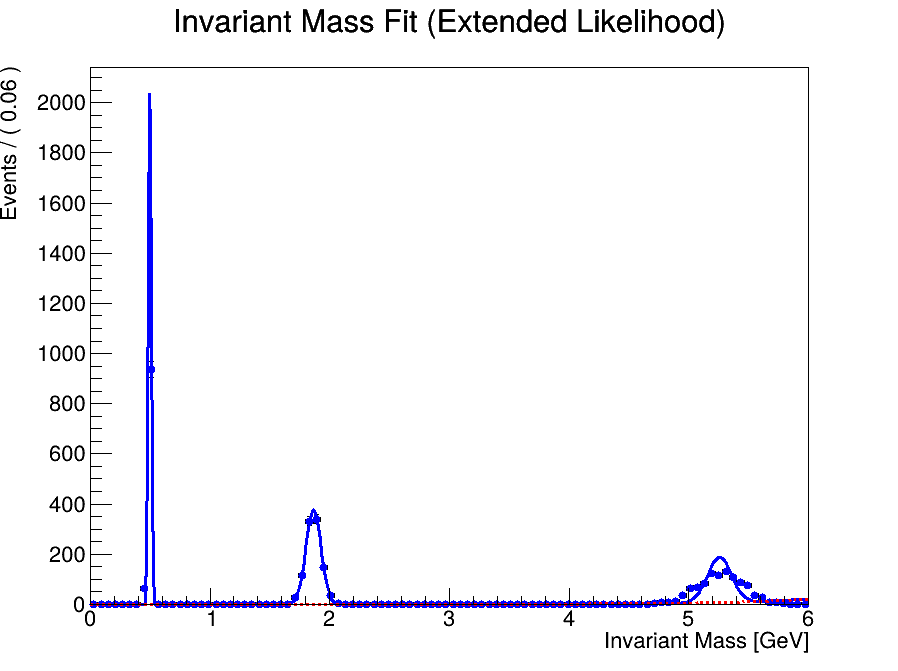

Generate this figure with Python:
import ROOT 
import math
import random
import tqdm

def generate_and_decay(parent_mass, daughter_mass_1, daughter_mass_2):
    momentum = random.expovariate(1.0)
    theta = random.uniform(0, math.pi)
    phi = random.uniform(0, 2 * math.pi)

    px = momentum * math.sin(theta) * math.cos(phi)
    py = momentum * math.sin(theta) * math.sin(phi)
    pz = momentum * math.cos(theta)

    parent = ROOT.Math.PxPyPzMVector(px, py, pz, parent_mass)
    daughter1, daughter2 = two_body_decay(parent, daughter_mass_1, daughter_mass_2)

    daughter1 = smear_momentum(daughter1)
    daughter2 = smear_momentum(daughter2)
    return [daughter1, daughter2]

def smear_momentum(p):
    fluct = random.normalvariate(1., 0.05)
    return ROOT.Math.PxPyPzMVector(p.X()*fluct, p.Y()*fluct, p.Z()*fluct, p.M())

def two_body_decay(parent, m1, m2):
    m0 = parent.M()
    E1 = (m0**2 + m1**2 - m2**2)/(2*m0)
    p = math.sqrt(max(0.0, E1**2 - m1**2))

    theta = random.uniform(0, math.pi)
    phi = random.uniform(0, 2*math.pi)

    p1x = p*math.sin(theta)*math.cos(phi)
    p1y = p*math.sin(theta)*math.sin(phi)
    p1z = p*math.cos(theta)

    d1 = ROOT.Math.PxPyPzMVector(p1x,p1y,p1z,m1)
    d2 = ROOT.Math.PxPyPzMVector(-p1x,-p1y,-p1z,m2)

    boost_vector = ROOT.Math.Boost(parent.BoostToCM())
    d1 = ROOT.Math.PxPyPzMVector(boost_vector(d1))
    d2 = ROOT.Math.PxPyPzMVector(boost_vector(d2))
    return d1, d2


random.seed(42)
nParticles = 1000
mass_pi_ch = 0.13957
mass_k_zero = 0.497611
mass_d_zero = 1.86484
mass_b_zero = 5.27958

mass_list = []
for _ in tqdm.tqdm(range(nParticles)):
    tracks_k0 = generate_and_decay(mass_k_zero, mass_pi_ch, mass_pi_ch)
    tracks_d0 = generate_and_decay(mass_d_zero, mass_pi_ch, mass_pi_ch)
    tracks_b0 = generate_and_decay(mass_b_zero, mass_pi_ch, mass_pi_ch)
    mass_list.append((tracks_k0[0]+tracks_k0[1]).M())
    mass_list.append((tracks_d0[0]+tracks_d0[1]).M())
    mass_list.append((tracks_b0[0]+tracks_b0[1]).M())


ROOT.RooMsgService.instance().setGlobalKillBelow(ROOT.RooFit.WARNING)
x = ROOT.RooRealVar("x","Invariant Mass [GeV]",0,6)

data = ROOT.RooDataSet("data","Invariant Mass Data",ROOT.RooArgSet(x))
for m in mass_list:
    x.setVal(m)
    data.add(ROOT.RooArgSet(x))

meanK0 = ROOT.RooRealVar("meanK0","K0 mean", mass_k_zero, 0.48, 0.52)
sigmaK0 = ROOT.RooRealVar("sigmaK0","K0 sigma", 0.03, 0.01, 0.1)
gaussK0 = ROOT.RooGaussian("gaussK0","K0 gaussian",x,meanK0,sigmaK0)

meanD0 = ROOT.RooRealVar("meanD0","D0 mean", mass_d_zero, 1.8, 1.88)
sigmaD0 = ROOT.RooRealVar("sigmaD0","D0 sigma",0.05,0.01,0.1)
gaussD0 = ROOT.RooGaussian("gaussD0","D0 gaussian",x,meanD0,sigmaD0)

meanB0 = ROOT.RooRealVar("meanB0","B0 mean", mass_b_zero,5.2,5.35)
sigmaB0 = ROOT.RooRealVar("sigmaB0","B0 sigma",0.05,0.01,0.1)
gaussB0 = ROOT.RooGaussian("gaussB0","B0 gaussian",x,meanB0,sigmaB0)

nK0 = ROOT.RooRealVar("nK0","N K0",1000,0,5000)
nD0 = ROOT.RooRealVar("nD0","N D0",1000,0,5000)
nB0 = ROOT.RooRealVar("nB0","N B0",1000,0,5000)

slope = ROOT.RooRealVar("slope","background slope",-1, -10, 10)
bkg = ROOT.RooExponential("bkg","background",x,slope)
nBkg = ROOT.RooRealVar("nBkg","N background",1000,0,20000)

model = ROOT.RooAddPdf("model","Extended model",
                       ROOT.RooArgList(gaussK0,gaussD0,gaussB0,bkg),
                       ROOT.RooArgList(nK0,nD0,nB0,nBkg))

fit_result = model.fitTo(data, ROOT.RooFit.Extended(), ROOT.RooFit.Save())

print("\nFit results:")
for name, var in [("K0",nK0),("D0",nD0),("B0",nB0),("Background",nBkg)]:
    print(f"{name}: N = {var.getVal():.1f} ± {var.getError():.1f}")

c = ROOT.TCanvas("c","RooFit Example",900,700)
frame = x.frame(ROOT.RooFit.Title("Invariant Mass Fit (Extended Likelihood)"))

data.plotOn(frame, ROOT.RooFit.MarkerColor(ROOT.kBlue))
model.plotOn(frame, ROOT.RooFit.LineColor(ROOT.kBlue))
model.plotOn(frame, ROOT.RooFit.Components("bkg"),
             ROOT.RooFit.LineStyle(ROOT.kDashed), ROOT.RooFit.LineColor(ROOT.kRed))

frame.Draw()
c.SaveAs("invmass++.png")
c.SaveAs("invmass++.pdf")
print("\nSaved plots: invmass++.png / .pdf")
